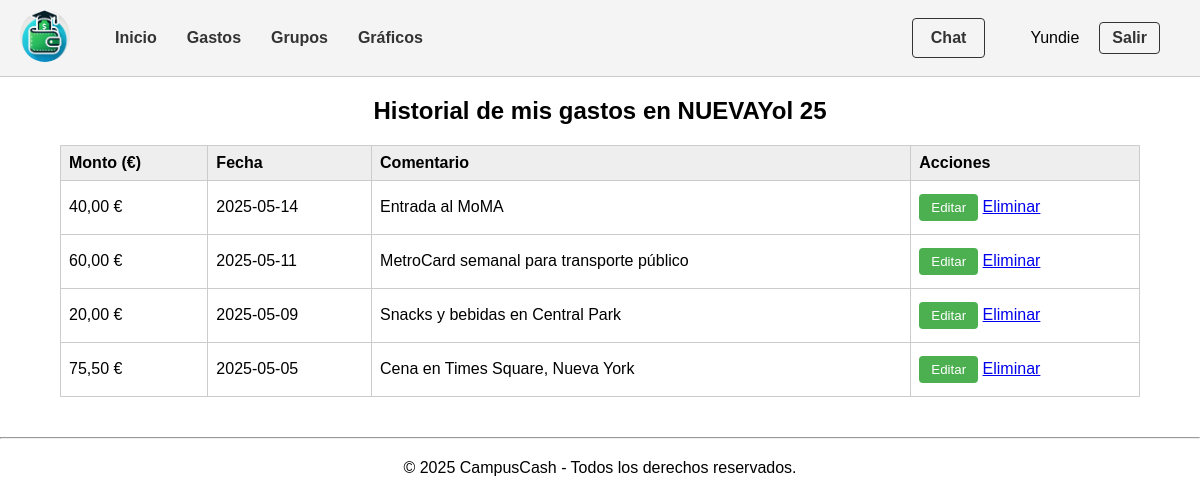
Screenshot of /historial_gasto_grupal.php?id=1 (signed in) with the database file from the repository.
### tables this page shows
CREATE TABLE `grupos` (
  `id` int(11) NOT NULL,
  `nombre` varchar(100) NOT NULL,
  `objetivo` decimal(10,2) DEFAULT 0.00,
  `fecha_creacion` date NOT NULL DEFAULT curdate()
);

CREATE TABLE `gastos_grupales` (
  `id` int(11) NOT NULL,
  `grupo_id` int(11) NOT NULL,
  `usuario_id` int(11) NOT NULL,
  `monto` decimal(10,2) NOT NULL,
  `fecha` date NOT NULL,
  `comentario` text DEFAULT NULL
);

### includes/config.php (called while the page is built, shortened)
<?php
spl_autoload_register(function ($class) {
    $prefix = 'es\\ucm\\fdi\\aw\\';
    $base_dir = __DIR__ . DIRECTORY_SEPARATOR . 'clases' . DIRECTORY_SEPARATOR;
    $len = strlen($prefix);
    $relative_class = substr($class, $len);
    $file = $base_dir . str_replace('\\', DIRECTORY_SEPARATOR, $relative_class) . '.php';
});
?>

### includes/clases/GastosGrupales.php (called while the page is built, shortened)
<?php
class GastosGrupales {
    private $conn;
    public function __construct($conn) {
        $this->conn = $conn;
    }
public function getNombreGrupo($grupo_id) {
    $stmt = $this->conn->prepare("SELECT nombre FROM grupos WHERE id = ?");
    $stmt->bind_param("i", $grupo_id);
    $stmt->execute();
    $resultado = $stmt->get_result();
    $grupo = $resultado->fetch_assoc();
    return $grupo ? $grupo['nombre'] : 'Desconocido';
}
public function getGastosUsuarioGrupo($grupo_id, $usuario_id) {
    $stmt = $this->conn->prepare("
        SELECT id, monto, fecha, comentario
        FROM gastos_grupales
        WHERE grupo_id = ? AND usuario_id = ?
        ORDER BY fecha DESC
    ");
    $stmt->bind_param("ii", $grupo_id, $usuario_id);
    $stmt->execute();
    $res = $stmt->get_result();
    $datos = $res->fetch_all(MYSQLI_ASSOC);
    return $datos;
}
}
?>

### includes/config_app.php (called while the page is built)
<?php
return array (
  'maintenance_mode' => false,
);

### historial_gasto_grupal.php (the view, shortened to what this page needs)
<?php
require_once 'includes/config.php';
$app = \es\ucm\fdi\aw\Aplicacion::getInstance();
$conn = $app->getConexionBd();
$user_id = $_SESSION['user_id'];
$grupo_id = isset($_GET['id']) ? (int)$_GET['id'] : 0;
$gastosGrupales = new GastosGrupales($conn);
$result = $gastosGrupales->getGastosUsuarioGrupo($grupo_id, $user_id);
$nombreGrupo = $gastosGrupales->getNombreGrupo($grupo_id);
?>
<h2 style="text-align:center;">Historial de mis gastos en <?= htmlspecialchars($nombreGrupo) ?></h2>
<table class="tabla-gastos">
  <tr>
    <th>Monto (€)</th>
    <th>Fecha</th>
    <th>Comentario</th>
    <th>Acciones</th>
  </tr>
  <?php foreach ($result as $row): ?>
    <tr>
      <td><?php echo number_format($row['monto'], 2, ',', '.') . ' €'; ?></td>
      <td><?php echo htmlspecialchars($row['fecha']); ?></td>
      <td><?php echo htmlspecialchars($row['comentario']); ?></td>
      <td>
        <button class="btn-edit"
        data-id="<?= $row['id']; ?>"
        data-monto="<?= $row['monto']; ?>"
        data-fecha="<?= $row['fecha']; ?>"
        data-comentario="<?= htmlspecialchars($row['comentario'], ENT_QUOTES) ?>"
        onclick="openEditModal(this)">
             Editar
        </button>
        <a href="eliminar_gasto_grupal.php?id=<?php echo $row['id']; ?>&grupo_id=<?= $grupo_id ?>"
           onclick="return confirm('¿Está seguro de eliminar este registro?');">Eliminar</a>
      </td>
    </tr>
  <?php endforeach; ?>
</table>
<?php
$contenidoPrincipal = ob_get_clean();
require_once RAIZ_APP . '/vistas/plantilla/plantilla.php';
?>

### includes/vistas/plantilla/plantilla.php (shortened to what this page needs)
<!DOCTYPE html>
<html>
<head>
    <link rel="stylesheet" type="text/css" href="<?= RUTA_CSS ?>style.css" />
</head>
<body>
<div id="contenedor">
<?php
$configPath = __DIR__ . '/../../config_app.php';
if (file_exists($configPath)) {
    $config = include $configPath;
}
$maintenance_mode = isset($config['maintenance_mode']) ? $config['maintenance_mode'] : false;
require(RAIZ_APP . '/vistas/comun/nav.php');
?>
    <main>
            <?= $contenidoPrincipal ?>
    </main>
<?php
require(RAIZ_APP . '/vistas/comun/footer.php');
?>
</div>
</body>
</html>

### includes/vistas/comun/nav.php (shortened to what this page needs)
<?php
require_once __DIR__ . '/../../../includes/config.php';
require_once RAIZ_APP . '/clases/Grupos.php';
$esAdmin = isset($_SESSION['user_role']) && $_SESSION['user_role'] === 'admin';
$estaLogueado = isset($_SESSION['user_id']);
?>
<nav>
  <div class="navbar-left">
    <a href="<?= RUTA_APP ?>index.php"><img src="<?= RUTA_APP ?>img/logo.png" alt="Logo" class="logo"></a>
    <a href="<?= RUTA_APP ?>index.php">Inicio</a>
    <?php if ($estaLogueado && !$esAdmin): ?>
      <a href="<?= RUTA_APP ?>gastos.php">Gastos</a>
      <a href="<?= RUTA_APP ?>grupos.php">Grupos</a>
      <a href="<?= RUTA_APP ?>graficos.php">Gráficos</a>
    <?php endif; ?>
  </div>
  <div class="navbar-right">
    <?php if ($estaLogueado && !$maintenance_mode): ?>
      <div class="dropdown chat-dropdown-container">
        <button class="dropdown-btn">Chat</button>
      </div>
    <?php endif; ?>
    <?php if (isset($_SESSION['user_name'])): ?>
      <span class="username-display"><?= htmlspecialchars($_SESSION['user_name']); ?></span>
      <a href="<?= RUTA_APP ?>logout.php">Salir</a>
    <?php else: ?>
      <a href="<?= RUTA_APP ?>login.php">Usuario</a>
    <?php endif; ?>
  </div>
</nav>

### includes/vistas/comun/footer.php (shortened to what this page needs)
<hr style="margin-top: 40px;">
<footer style="margin-top: 20px;">
  <p style="text-align: center;">&copy; 2025 CampusCash - Todos los derechos reservados.</p>
</footer>

### css/style.css (style rules this page uses)
body { font-family: Arial, sans-serif; margin: 0; padding: 0; }
nav { background-color: #f4f4f4; padding: 10px; border-bottom: 1px solid #ccc; display: flex; justify-content: space-between; align-items: center; }
nav a { margin: 0 10px; text-decoration: none; color: #333; }
.navbar-left .logo { width: 50px; height: auto; margin-right: 15px; border-radius: 50%; object-fit: cover; }
.navbar-left { display: flex; align-items: center; }
.navbar-left a { margin-right: 20px; text-decoration: none; color: #333; font-weight: 600; }
.navbar-right { display: flex; align-items: center; margin-right: 20px; }
.navbar-right a { margin-left: 20px; text-decoration: none; color: #333; font-weight: 600; border: 1px solid #333; border-radius: 4px; padding: 6px 12px; font-size: 16px; }
.navbar-right .chat-dropdown-container .dropdown-btn { padding: 10px 18px; font-size: 16px; }
.navbar-right .chat-dropdown-container { margin-right: 30px; }
.username-display { margin-left: 15px; white-space: nowrap; overflow: hidden; text-overflow: ellipsis; max-width: 150px; display: inline-block; }
button { background-color: #4CAF50; color: white; border: none; padding: 6px 12px; margin: 5px 0; cursor: pointer; border-radius: 4px; }
.tabla-gastos { width: 80%; margin: 20px auto; border-collapse: collapse; }
.tabla-gastos th, .tabla-gastos td { border: 1px solid #ccc; padding: 8px; text-align: left; }
.tabla-gastos th { background-color: #eee; }
.tabla-gastos { width: 90%; margin: 20px auto; border-collapse: collapse; }
.dropdown { position: relative; display: inline-block; }
.dropdown-btn { background-color: transparent; border: 1px solid #333; border-radius: 4px; padding: 6px 12px; cursor: pointer; font-weight: 600; color: #333; font-size: 15px; }
main a { transition: background-color 0.3s ease, box-shadow 0.3s ease; }

### rows the page displays
grupos: nombre "NUEVAYol 25"
gastos_grupales: monto "40,00", fecha "2025-05-14", comentario "Entrada al MoMA"
gastos_grupales: monto "60,00", fecha "2025-05-11", comentario "MetroCard semanal para transporte público"
gastos_grupales: monto "20,00", fecha "2025-05-09", comentario "Snacks y bebidas en Central Park"
gastos_grupales: monto "75,50", fecha "2025-05-05", comentario "Cena en Times Square, Nueva York"

### other values shown
$_SESSION['user_name'] "Yundie"
